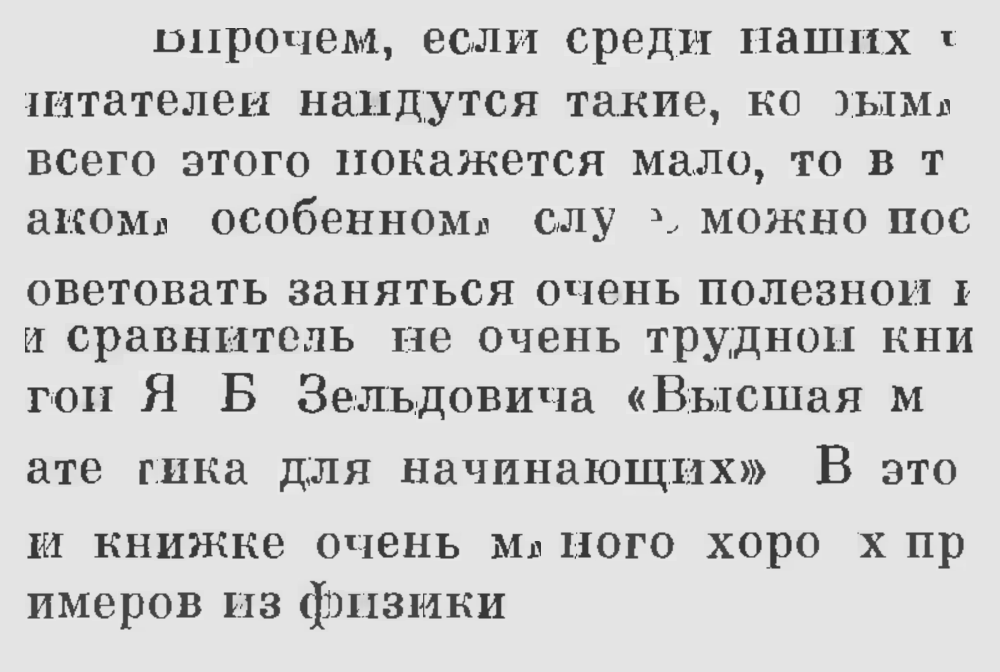
#> input picture testimages/output_reflowed.png, 2000 x 1344 px, found by its file name (shown at 1/2 size)
$ python diagnose_title_clipping.py
#> lines starting #> are read from the running program, lines starting #| are printed output that depends on the picture; after the words box and inside, x2 and y2 are one past the last pixel; in counts of white or black regions, pixels touching at a corner belong together
#!/usr/bin/env python3
"""
Diagnose letter clipping in title blocks - check if descenders (p, g, y, q, j) are cut off
"""

import sys
from pathlib import Path
sys.path.insert(0, str(Path(__file__).parent / 'src'))

import cv2
import numpy as np
import matplotlib.pyplot as plt

def diagnose_title_clipping(reflowed_path='output_reflowed.png', original_path='images/jtg_p033.png'):
    """Check if letters are being clipped in the output"""
#> called with reflowed_path = 'output_reflowed.png', original_path = 'images/jtg_p033.png'

    print("=" * 70)
    print("DIAGNOSING LETTER CLIPPING IN TITLE BLOCKS")
    print("=" * 70)

    # Load reflowed output
    reflowed = cv2.imread(reflowed_path)
#> reflowed is the input picture: shape (1344, 2000, 3); min 56, max 235, mean 209.1
    if reflowed is None:
        print(f"Error: Could not load {reflowed_path}")
        return

    original = cv2.imread(original_path)
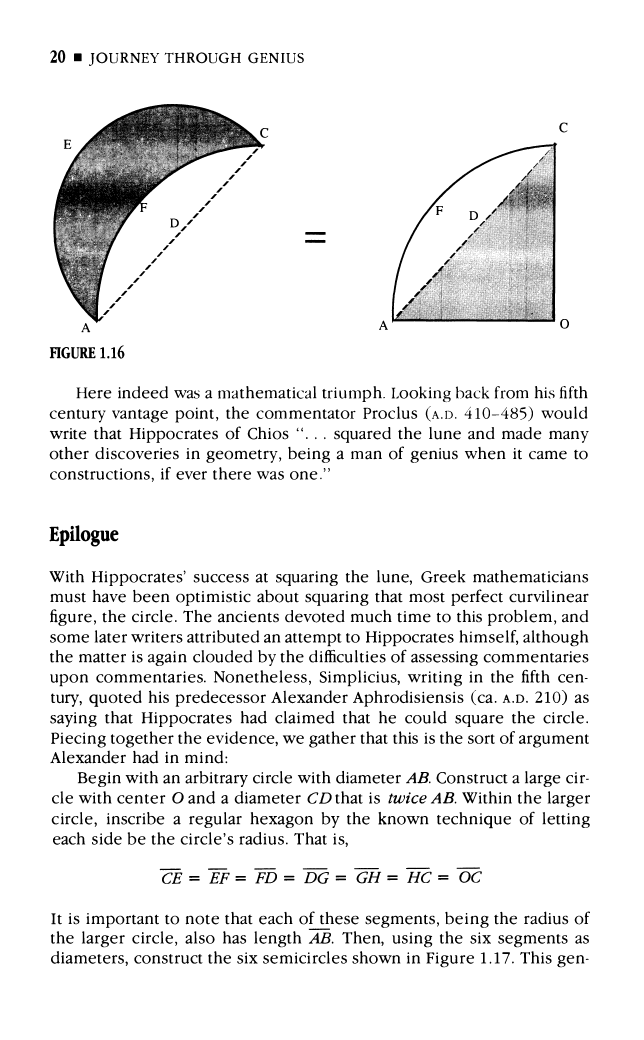
#> input picture images/jtg_p033.png, 3216 x 5196 px, found by its file name (shown at 1/5 size)
#> original is the input picture: shape (5196, 3216, 3); 92.4% white; 17545 black regions (15897 under 20 px), largest, box (x1, y1, x2, y2) and area: (266, 520, 1325, 1616) 278452, (1959, 713, 2786, 1614) 45339, (398, 1736, 477, 1791) 2456
    if original is None:
        print(f"Error: Could not load {original_path}")
        return

    print(f"\nReflowed image: {reflowed.shape[1]}x{reflowed.shape[0]}")
#| Reflowed image: 2000x1344
    print(f"Original image: {original.shape[1]}x{original.shape[0]}")
#| Original image: 3216x5196

    # Analyze first 500 pixels of reflowed (where title likely is)
    sample = reflowed[:500, :, :]
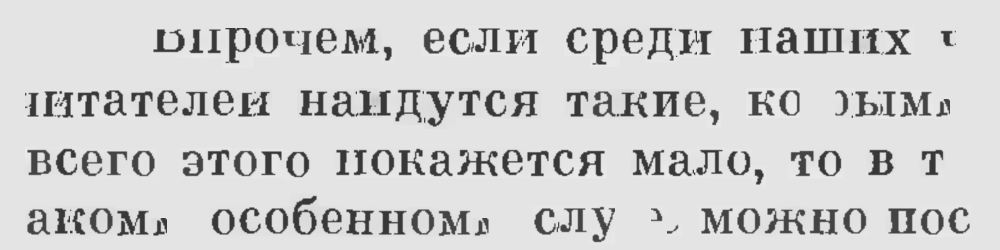
#> sample: shape (500, 2000, 3) (shown at 1/2 size); min 56, max 235, mean 208
    gray = cv2.cvtColor(sample, cv2.COLOR_BGR2GRAY)

    # Find text regions
    _, binary = cv2.threshold(gray, 0, 255, cv2.THRESH_BINARY_INV + cv2.THRESH_OTSU)
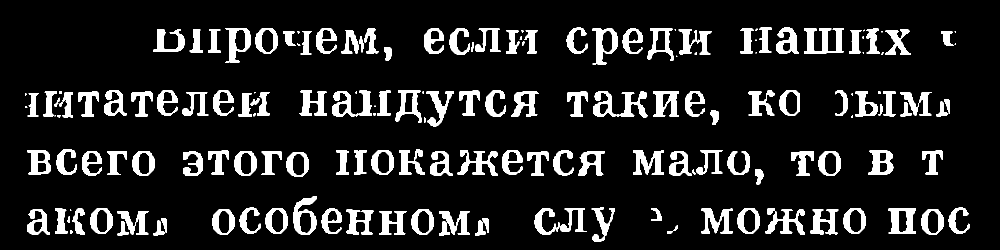
#> binary: shape (500, 2000) (shown at 1/2 size); 12.1% white; 175 white regions (26 under 20 px)

    # Find contours (letters/words)
    contours, _ = cv2.findContours(binary, cv2.RETR_EXTERNAL, cv2.CHAIN_APPROX_SIMPLE)
#> contours = 175 contours, 37 with area under 20; largest, box (x1, y1, x2, y2) and area: (586, 392, 633, 469) 2341, (1185, 57, 1235, 129) 2214, (451, 56, 501, 126) 2161, (1777, 417, 1832, 467) 2154, (1737, 300, 1787, 350) 1842

    print(f"\nFound {len(contours)} text regions in first 500px")
#| Found 175 text regions in first 500px

    # Analyze letter heights and positions
    letter_boxes = []
    for contour in contours:
        x, y, w, h = cv2.boundingRect(contour)
        if w > 5 and h > 5:  # Filter noise
            letter_boxes.append((x, y, w, h))
#> this loop made 175 passes
#> (x, y, w, h) on passes 1 to 3: (140, 461, 5, 6), (1334, 450, 22, 17), (1113, 444, 6, 20)
#> after the loop, letter_boxes = 139 items, first 6: (1334, 450, 22, 17), (1113, 444, 6, 20), (878, 442, 22, 30), (235, 442, 22, 30), (950, 441, 22, 30), (307, 441, 22, 30)

    letter_boxes.sort(key=lambda b: (b[1], b[0]))  # Sort by y, then x

    print(f"Valid letter boxes: {len(letter_boxes)}")
#| Valid letter boxes: 139

    if len(letter_boxes) > 0:
        # Analyze first line (title)
        first_line = [b for b in letter_boxes if b[1] < 150]
#> first_line = 33 items, first 6: (1133, 55, 42, 52), (1518, 55, 25, 50), (1553, 55, 45, 52), (451, 56, 50, 70), (511, 56, 45, 51), (1295, 56, 52, 65)

        print(f"\nFirst line (title) letters: {len(first_line)}")
#| First line (title) letters: 33

        if len(first_line) > 0:
            heights = [h for _, _, _, h in first_line]
#> heights = 33 values, max 72 at index 11, min 20 at index 31, mean 46.91
            bottoms = [y + h for _, y, _, h in first_line]
#> bottoms = 33 values, max 129 at index 11, min 87 at index 25, mean 107.4
            tops = [y for _, y, _, h in first_line]
#> tops = 33 values from 55 to 94

            print(f"\nTitle letter statistics:")
            print(f"  Heights: min={min(heights)}, max={max(heights)}, mean={np.mean(heights):.1f}")
#|   Heights: min=20, max=72, mean=46.9
            print(f"  Tops (y): min={min(tops)}, max={max(tops)}")
#|   Tops (y): min=55, max=94
            print(f"  Bottoms (y+h): min={min(bottoms)}, max={max(bottoms)}")
#|   Bottoms (y+h): min=87, max=129
            print(f"  Y range: {max(bottoms) - min(tops)} pixels")
#|   Y range: 74 pixels

            # Check if letters are touching top or bottom margins
            if min(tops) < 5:
                print(f"\n⚠️  WARNING: Letters touching top margin (y={min(tops)})")

            if max(bottoms) > 495:
                print(f"⚠️  WARNING: Letters touching bottom of sample (y={max(bottoms)})")

            # Visualize
            fig, axes = plt.subplots(2, 2, figsize=(14, 10))

            # Original sample
            axes[0, 0].imshow(cv2.cvtColor(sample, cv2.COLOR_BGR2RGB))
            axes[0, 0].set_title('Reflowed Output (first 500px)')
            axes[0, 0].axis('off')

            # With bounding boxes
            vis = sample.copy()
            for x, y, w, h in first_line:
                cv2.rectangle(vis, (x, y), (x+w, y+h), (0, 255, 0), 2)
                # Mark top and bottom
                cv2.line(vis, (x, y), (x+w, y), (255, 0, 0), 1)  # Top
                cv2.line(vis, (x, y+h), (x+w, y+h), (0, 0, 255), 1)  # Bottom
#> this loop made 33 passes
#> (x, y, w, h) on passes 1 to 12: (1133, 55, 42, 52), (1518, 55, 25, 50), (1553, 55, 45, 52), (451, 56, 50, 70), (511, 56, 45, 51), (1295, 56, 52, 65), (633, 57, 40, 50), (728, 57, 30, 50), (848, 57, 40, 50), (898, 57, 42, 52), (950, 57, 52, 47), (1185, 57, 50, 72)
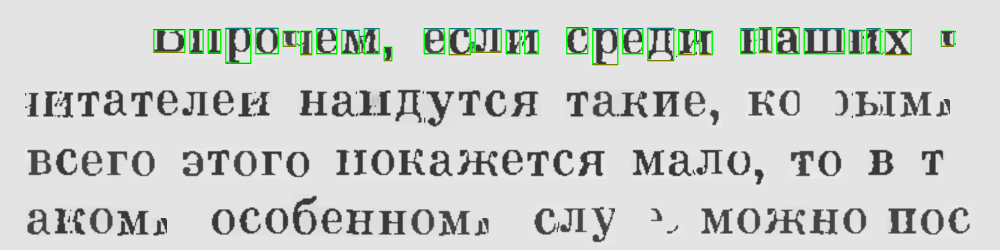
#> vis: shape (500, 2000, 3) (shown at 1/2 size); 1.56% of pixels changed, all inside (x1, y1, x2, y2) = (306, 54, 1909, 131)

            axes[0, 1].imshow(cv2.cvtColor(vis, cv2.COLOR_BGR2RGB))
            axes[0, 1].set_title('Title with Bounding Boxes (Blue=top, Red=bottom)')
            axes[0, 1].axis('off')

            # Height distribution
            axes[1, 0].bar(range(len(first_line)), heights)
            axes[1, 0].axhline(y=np.mean(heights), color='r', linestyle='--', label=f'Mean: {np.mean(heights):.1f}')
            axes[1, 0].set_xlabel('Letter index')
            axes[1, 0].set_ylabel('Height (pixels)')
            axes[1, 0].set_title('Letter Heights in Title')
            axes[1, 0].legend()
            axes[1, 0].grid(True, alpha=0.3)

            # Vertical positions
            axes[1, 1].plot(range(len(first_line)), tops, 'b-', label='Top (y)', marker='o')
            axes[1, 1].plot(range(len(first_line)), bottoms, 'r-', label='Bottom (y+h)', marker='s')
            axes[1, 1].axhline(y=0, color='g', linestyle='--', alpha=0.3)
            axes[1, 1].set_xlabel('Letter index')
            axes[1, 1].set_ylabel('Y position')
            axes[1, 1].set_title('Letter Vertical Positions')
            axes[1, 1].legend()
            axes[1, 1].grid(True, alpha=0.3)
            axes[1, 1].invert_yaxis()

            plt.tight_layout()
            plt.savefig('notebooks/title_clipping_diagnosis.png', dpi=150, bbox_inches='tight')
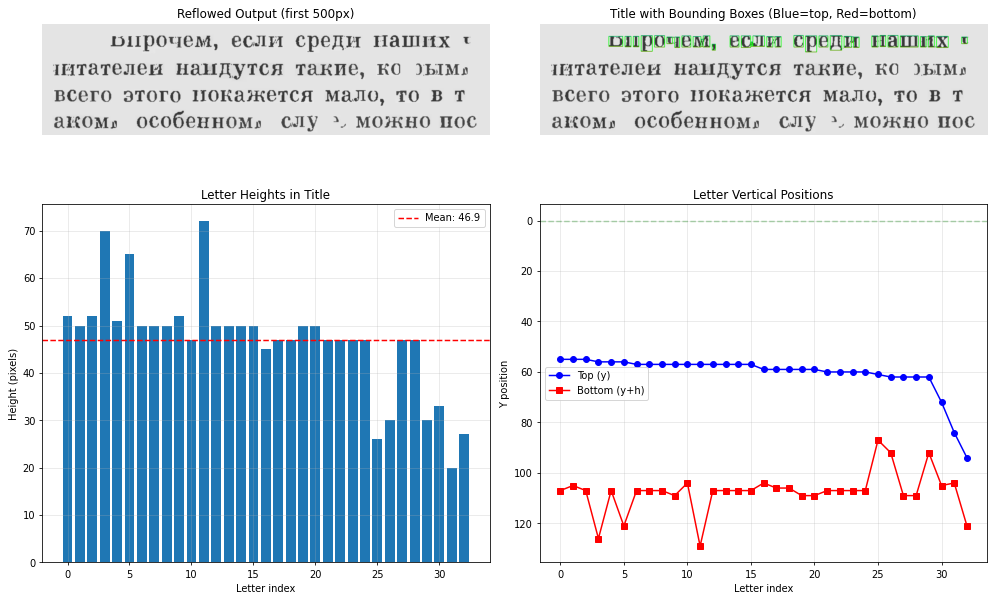
#> figure drawn by matplotlib, 4 panels; panel 3: tallest bar 72 high, from x = 10.6 to 11.4; panel 4: curve peaks at x = 32, y = 94; panel 4: curve peaks at x = 11, y = 129
            print(f"\n✓ Saved diagnosis to notebooks/title_clipping_diagnosis.png")
            plt.close()

            # Check if there's clipping
            max_height_var = max(heights) - min(heights)
#> max_height_var = 52
            if max_height_var > np.mean(heights) * 0.3:
                print(f"\n⚠️  HIGH HEIGHT VARIATION: {max_height_var} pixels")
#| ⚠️  HIGH HEIGHT VARIATION: 52 pixels
                print("   This suggests some letters may be clipped (descenders cut off)")

            top_var = max(tops) - min(tops)
#> top_var = 39
            if top_var > 20:
                print(f"\n⚠️  INCONSISTENT TOPS: {top_var} pixels variation")
#| ⚠️  INCONSISTENT TOPS: 39 pixels variation
                print("   Letters not aligned properly at top")

            bottom_var = max(bottoms) - min(bottoms)
#> bottom_var = 42
            if bottom_var > 20:
                print(f"\n⚠️  INCONSISTENT BOTTOMS: {bottom_var} pixels variation")
#| ⚠️  INCONSISTENT BOTTOMS: 42 pixels variation
                print("   This is NORMAL - descenders (g, p, y) extend below baseline")
                print("   But if too small, descenders might be clipped!")

    print("\n" + "=" * 70)
    print("DIAGNOSIS COMPLETE")
    print("=" * 70)

if __name__ == '__main__':
    diagnose_title_clipping()
